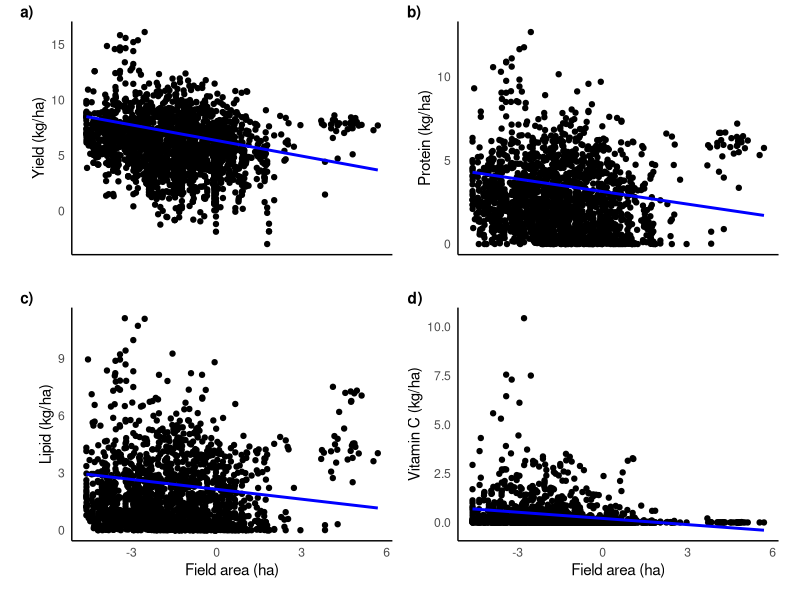
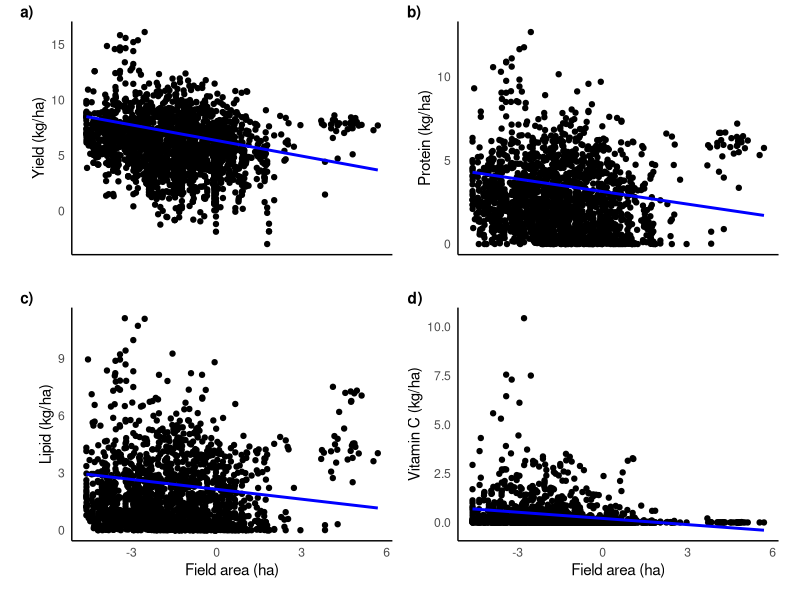

These charts were generated, in order, by the following R code:
# 1. Load Libraries -------------------------------------------------------
library(readxl)
library(ggplot2)
library(cowplot)
library(lme4)
library(dplyr) # Added for cleaner data manipulation

# 2. Setup Directories & Data ---------------------------------------------

# Create 'fig' directory if it doesn't exist
if (!dir.exists("fig")) {
  dir.create("fig")
}

# Load data using a relative path
# Assuming the script is in the project root and data is in a folder named 'data'
# If data is in the same folder as the script, just use the filename.
field <- read_excel("data/Aug_field_dataset.xlsx") 

# Check structure
str(field)

# 3. Data Transformation --------------------------------------------------

# Create log variables using dplyr (safer than attach)
field <- field %>%
  mutate(
    lnarea = log(plot_area_ha),
    lnyield = log(yield_kg_ha),
    lnprot  = log(prot_prod_kg_ha + 1),
    lnlip   = log(lip_prod_kg_ha + 1),
    lnvitC  = log(vitC_prod_kg_ha + 1)
  )

# 4. Modeling (LME4) ------------------------------------------------------

yield_best <- lmer(lnyield ~ lnarea + (1 | country_name/farm_number),
                  na.action = na.fail, data = field)

prot_best  <- lmer(lnprot ~ lnarea + (1 | country_name/farm_number),
                  na.action = na.fail, data = field)

lip_best   <- lmer(lnlip ~ lnarea + (1 | country_name/farm_number),
                  na.action = na.fail, data = field)

vitC_best  <- lmer(lnvitC ~ lnarea + (1 | country_name/farm_number),
                  na.action = na.fail, data = field)

# 5. Predictions ----------------------------------------------------------

# Create sequence for prediction line
new_field <- data.frame(
  lnarea = seq(min(field$lnarea, na.rm = TRUE),
               max(field$lnarea, na.rm = TRUE),
               length.out = 100),
  country_name = NA, 
  farm_number = NA
)

# Predict values (re.form = NA excludes random effects)
new_field$lnyield_pred <- predict(yield_best, newdata = new_field, re.form = NA)
new_field$lnprot_pred  <- predict(prot_best, newdata = new_field, re.form = NA)
new_field$lnlip_pred   <- predict(lip_best, newdata = new_field, re.form = NA)
new_field$lnvit_pred   <- predict(vitC_best, newdata = new_field, re.form = NA)

# 6. Plotting -------------------------------------------------------------

# Define a common theme to avoid code repetition
common_theme <- theme_minimal() +
  theme(
    axis.title.y = element_text(size = 11),
    axis.title.x = element_text(size = 11),
    panel.grid.major = element_blank(),
    panel.grid.minor = element_blank(),
    axis.line = element_line(color = "black")
  )

# Theme specifically for top plots (removes X axis labels)
top_plot_theme <- common_theme +
  theme(
    axis.title.x = element_blank(),
    axis.text.x = element_blank()
  )

# A) Yield
yield_area <- ggplot(field, aes(x = lnarea, y = lnyield)) +
  geom_point() +
  geom_line(data = new_field, aes(x = lnarea, y = lnyield_pred), 
            color = "blue", linewidth = 1) +
  labs(y = "Yield (kg/ha)") +
  top_plot_theme

# B) Protein
prot_area <- ggplot(field, aes(x = lnarea, y = lnprot)) +
  geom_point() +
  geom_line(data = new_field, aes(x = lnarea, y = lnprot_pred), 
            color = "blue", linewidth = 1) +
  labs(y = "Protein (kg/ha)") +
  top_plot_theme

# C) Lipids
lip_area <- ggplot(field, aes(x = lnarea, y = lnlip)) +
  geom_point() +
  geom_line(data = new_field, aes(x = lnarea, y = lnlip_pred), 
            color = "blue", linewidth = 1) +
  labs(y = "Lipid (kg/ha)", x = "Field area (ha)") +
  common_theme

# D) Vitamin C
vit_area <- ggplot(field, aes(x = lnarea, y = lnvitC)) +
  geom_point() +
  geom_line(data = new_field, aes(x = lnarea, y = lnvit_pred), 
            color = "blue", linewidth = 1) +
  labs(y = "Vitamin C (kg/ha)", x = "Field area (ha)") +
  common_theme


# 7. Arrange and Save -----------------------------------------------------

fig.2 <- plot_grid(
  yield_area, prot_area, lip_area, vit_area,
  labels = c("a)", "b)", "c)", "d)"),
  label_size = 11, 
  label_y = 1.05,
  ncol = 2, 
  nrow = 2, 
  align = "hv", 
  axis = "tblr"
) + 
  theme(plot.margin = margin(10, 10, 10, 10))

print(fig.2)

# Save to the 'fig' folder using a relative path
ggsave("fig/Figure_2.jpg", fig.2, width = 7, height = 6, units = "in", dpi = 300)